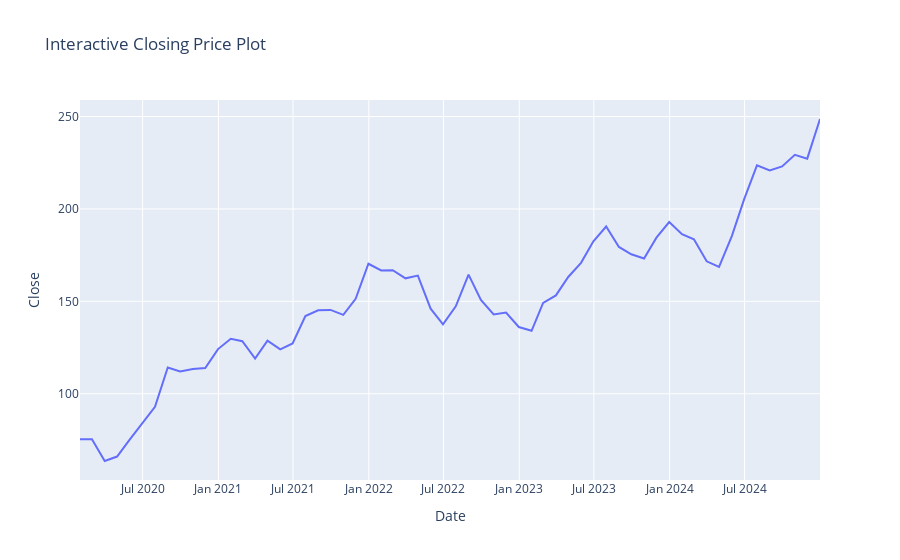

Source (notebook cell):
### Code cell
import pandas as pd
import plotly.express as px
import matplotlib.pyplot as plt
from statsmodels.tsa.seasonal import seasonal_decompose


# Load the dataset
df = pd.read_csv('../data/raw/AAPL_1d.csv',skiprows=2)

#Rename Columns
df.columns = ['Date', 'Close', 'High', 'Low', 'Open', 'Volume'] 

# Parse dates and set index
df['Date'] = pd.to_datetime(df['Date'])
df.set_index('Date', inplace=True)

# Check for missing values
print(df.isnull().sum())

# Resample to monthly mean
monthly_df = df['Close'].resample('ME').mean()

# plots
plt.figure(figsize=(12, 6))
plt.plot(monthly_df, label='Closing Price')
plt.title("Stock Closing Price Over Time")
plt.xlabel("Date")
plt.ylabel("Price")
plt.legend()
plt.grid(True)
# Save the closing_price plot
plt.savefig('../reports/plots/closing_price.png', dpi=300)  
plt.show()

rolling_mean = monthly_df.rolling(window=30).mean()
rolling_std = monthly_df.rolling(window=30).std()

plt.figure(figsize=(12, 6))
plt.plot(monthly_df, label='Original')
plt.plot(rolling_mean, label='30-Day Rolling Mean', color='orange')
plt.plot(rolling_std, label='30-Day Rolling Std', color='green')
plt.title("Rolling Mean & Std Deviation")
plt.xlabel("Date")
plt.ylabel("Price")
plt.legend()
plt.grid(True)
# Save the plot(Rolling Mean & Std Deviation)
plt.savefig('../reports/plots/rolling_mean_std.png', dpi=300)  
plt.show()

# Perform decomposition
result = seasonal_decompose(monthly_df, model='additive', period=30)  # adjust period as per your data
result.plot()
plt.tight_layout()
plt.savefig('../reports/plots/decomposition_close.png', dpi=300)
plt.show()

fig = px.line(monthly_df, x=monthly_df.index, y='Close', title='Interactive Closing Price Plot')
fig.show()

# df.head()

### Figure 1 — Plotly figure (JSON) as saved in the notebook; plotly's stock layout.template omitted (floating-point values rounded to 4 significant figures)
{"data": [{"hovertemplate": "Date=%{x}<br>Close=%{y}<extra></extra>", "legendgroup": "", "line": {"color": "#636efa", "dash": "solid"}, "marker": {"symbol": "circle"}, "mode": "lines", "name": "", "orientation": "v", "showlegend": false, "type": "scatter", "x": ["2020-01-31T00:00:00.000000000", "2020-02-29T00:00:00.000000000", "2020-03-31T00:00:00.000000000", "2020-04-30T00:00:00.000000000", "2020-05-31T00:00:00.000000000", "2020-06-30T00:00:00.000000000", "2020-07-31T00:00:00.000000000", "2020-08-31T00:00:00.000000000", "2020-09-30T00:00:00.000000000", "2020-10-31T00:00:00.000000000", "2020-11-30T00:00:00.000000000", "2020-12-31T00:00:00.000000000", "2021-01-31T00:00:00.000000000", "2021-02-28T00:00:00.000000000", "2021-03-31T00:00:00.000000000", "2021-04-30T00:00:00.000000000", "2021-05-31T00:00:00.000000000", "2021-06-30T00:00:00.000000000", "2021-07-31T00:00:00.000000000", "2021-08-31T00:00:00.000000000", "2021-09-30T00:00:00.000000000", "2021-10-31T00:00:00.000000000", "2021-11-30T00:00:00.000000000", "2021-12-31T00:00:00.000000000", "2022-01-31T00:00:00.000000000", "2022-02-28T00:00:00.000000000", "2022-03-31T00:00:00.000000000", "2022-04-30T00:00:00.000000000", "2022-05-31T00:00:00.000000000", "2022-06-30T00:00:00.000000000", "2022-07-31T00:00:00.000000000", "2022-08-31T00:00:00.000000000", "2022-09-30T00:00:00.000000000", "2022-10-31T00:00:00.000000000", "2022-11-30T00:00:00.000000000", "2022-12-31T00:00:00.000000000", "2023-01-31T00:00:00.000000000", "2023-02-28T00:00:00.000000000", "2023-03-31T00:00:00.000000000", "2023-04-30T00:00:00.000000000", "2023-05-31T00:00:00.000000000", "2023-06-30T00:00:00.000000000", "2023-07-31T00:00:00.000000000", "2023-08-31T00:00:00.000000000", "2023-09-30T00:00:00.000000000", "2023-10-31T00:00:00.000000000", "2023-11-30T00:00:00.000000000", "2023-12-31T00:00:00.000000000", "2024-01-31T00:00:00.000000000", "2024-02-29T00:00:00.000000000", "2024-03-31T00:00:00.000000000", "2024-04-30T00:00:00.000000000", "2024-05-31T00:00:00.000000000", "2024-06-30T00:00:00.000000000", "2024-07-31T00:00:00.000000000", "2024-08-31T00:00:00.000000000", "2024-09-30T00:00:00.000000000", "2024-10-31T00:00:00.000000000", "2024-11-30T00:00:00.000000000", "2024-12-31T00:00:00.000000000"], "xaxis": "x", "y": [75.42, 75.4, 63.61, 66.02, 75.28, 84.04, 92.9, 114.2, 112.1, 113.4, 113.9, 124.2, 129.8, 128.5, 119.1, 128.8, 124.0, 127.2, 142.0, 145.2, 145.4, 142.7, 151.4, 170.3, 166.7, 166.9, 162.5, 163.9, 146.0, 137.6, 147.3, 164.4, 150.8, 142.9, 143.9, 136.1, 134.0, 149.2, 153.2, 163.2, 170.8, 182.5, 190.5, 179.4, 175.5, 173.2, 184.5, 192.9, 186.4, 183.6, 171.7, 168.6, 185.3, 205.3, 223.6, 220.8, 223.0, 229.3, 227.2, 248.7], "yaxis": "y"}], "layout": {"legend": {"tracegroupgap": 0}, "title": {"text": "Interactive Closing Price Plot"}, "xaxis": {"anchor": "y", "domain": [0, 1], "title": {"text": "Date"}}, "yaxis": {"anchor": "x", "domain": [0, 1], "title": {"text": "Close"}}}}
